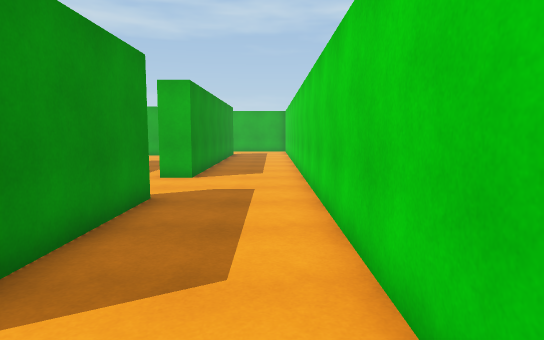
view 1 (above)

18 first-person views from a walk through a 3-D level made in the Unity game engine. The camera is 1.4 m above the floor, tilts 6° down and sees 75° across. Doors are open. The floor is counted in squares, 1 m on a side. Each view is taken from the middle of a square. On the plan, view 1 faces up. The plan holds only what a view shows up to about 15 squares ahead; the rest is blank. The place goes on beyond the plan.

view 2
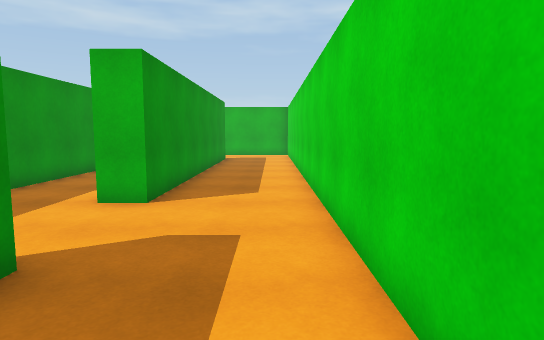

view 3
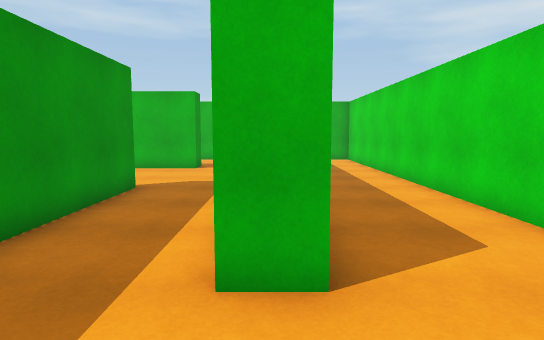

view 4
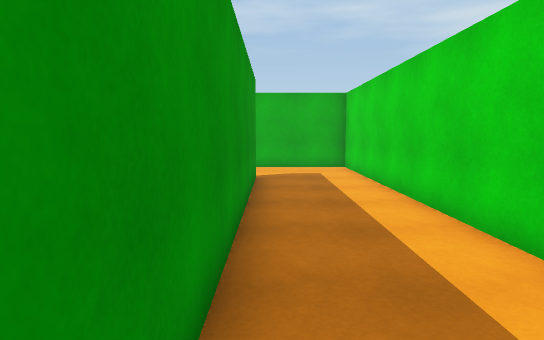

view 5
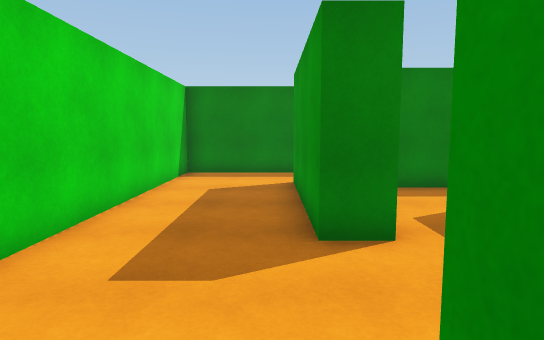

view 6
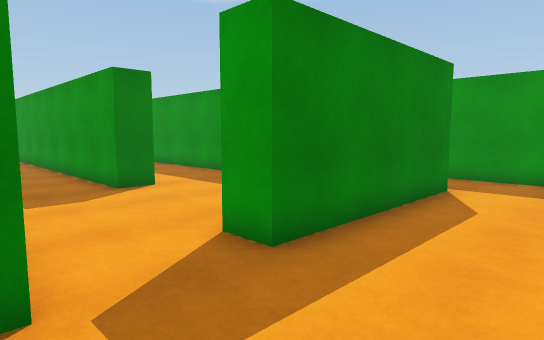

view 7
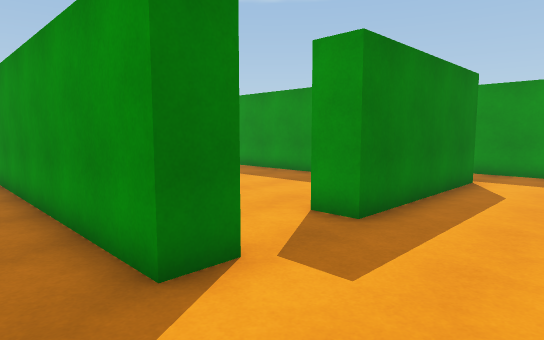

view 8
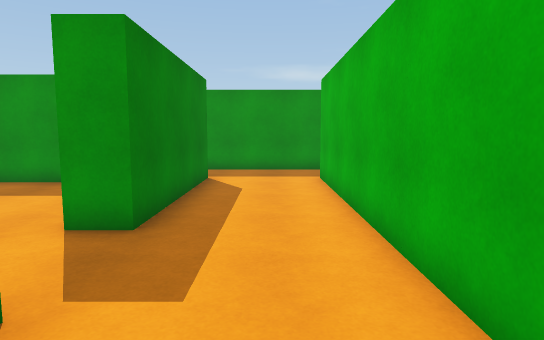

view 9
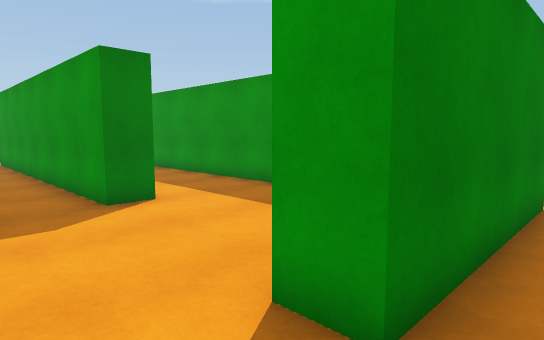

view 10
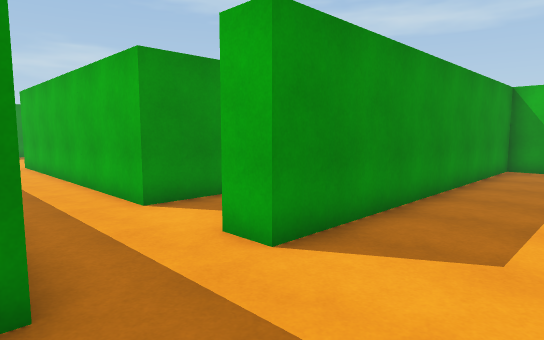

view 11
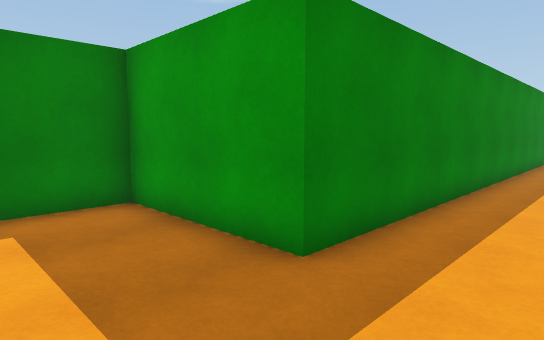

view 12
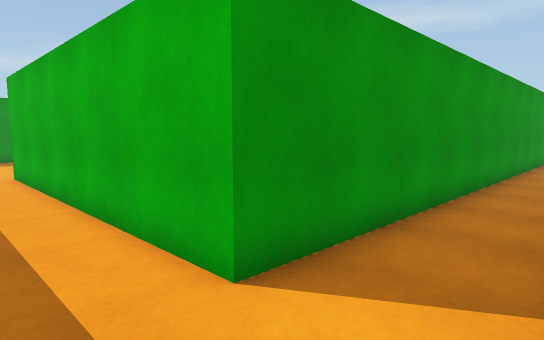

view 13
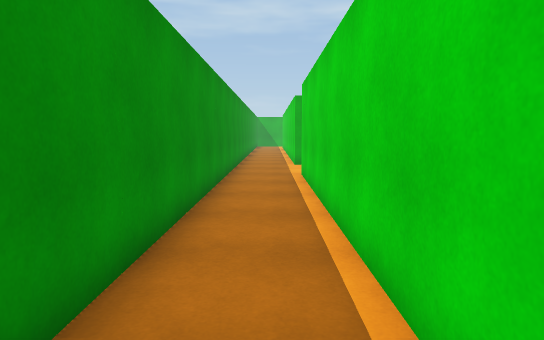

view 14
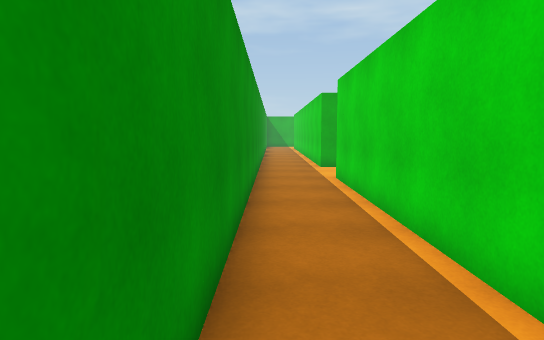

view 15
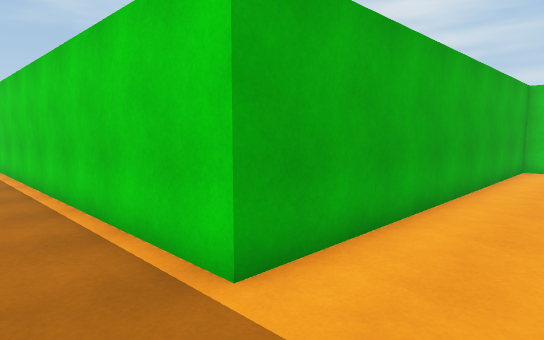

view 16
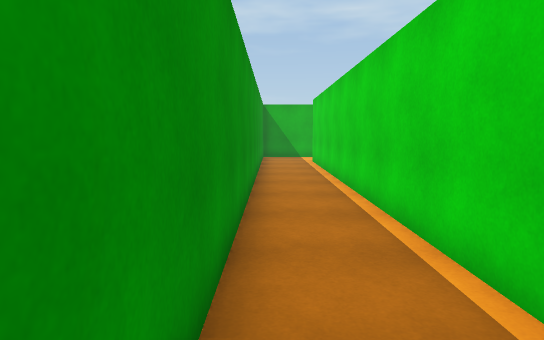

view 17
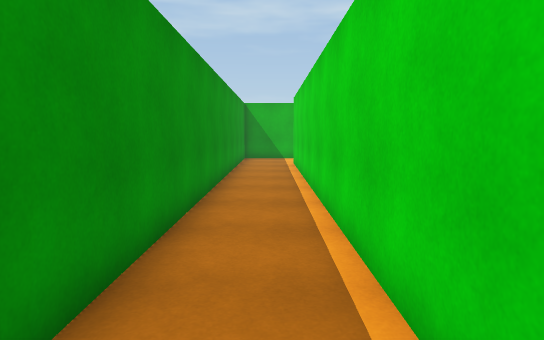

view 18
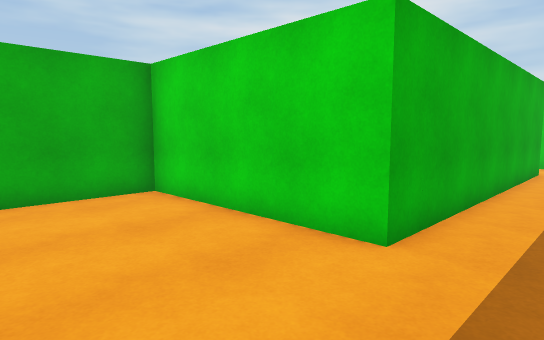

### Floor plan
Points are (right, up) in squares from view 1. A wall is a line through its corners. A room is listed if a view was taken in it or the views show most of it. See-through windows are left out.
Room 1 (views 1, 2, 3, 4, 5, 6, 7, 8, 9, 10, 11, 12, 13, 14, 15, 16, 17)
walls: (-7.6, 17) (-6.5, 17) (-6.5, 5.2); (-12, 12.1) (-12, 23) (-6, 23) (-6, 22) (-11, 22) (-11, 10) (-12, 10); (-3.6, 7.5) (-2.5, 7.5) (-2.5, 2.9); (-14.9, 7.5) (-11, 7.5) (-11, 3) (-8.8, 3); (-3.6, 23) (-2.5, 23) (-2.5, 11) (-3.5, 11); (-6.6, 3) (-5.1, 3); (-2.9, -0.5) (1, -0.5) (1, 26.5) (-12, 26.5) (-12, 39.5); (-14.5, 39.5) (-14.5, 10)
ways out: open door at (-15, 9) to room 2
Room 2 (view 18)
walls: (-26.8, 7.5) (-14.9, 7.5); (-14.5, 10) (-25, 10) (-25, 16) (-28, 16)
ways out: open door at (-15, 9) to room 1

Positions as (right, up) in squares from view 1, and headings:
1: (0, 0), facing up
2: (0, 4), facing up
3: (-3, 8), facing up
4: (-2, 12), facing up
5: (-2, 12), facing down
6: (-3, 26), facing down-left
7: (-1, 26), facing down-left
8: (-1, 25), facing left
9: (-4, 24), facing down-left
10: (-8, 7), facing up-left
11: (-8, 10), facing down-left
12: (-12, 8), facing up-left
13: (-13, 11), facing up
14: (-14, 12), facing up
15: (-14, 24), facing up-right
16: (-14, 27), facing up
17: (-13, 28), facing up
18: (-29, 8), facing up-right
